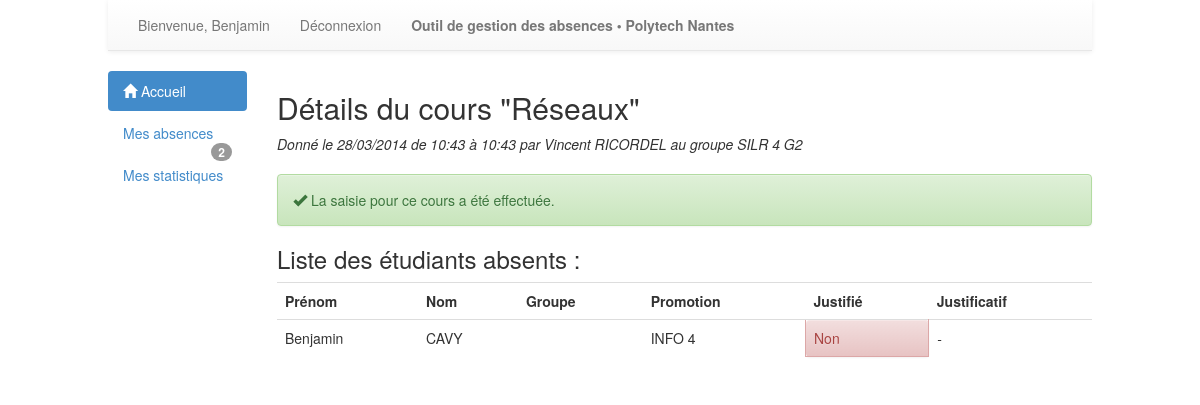
The app's page /cours/5/ (signed in), older data.
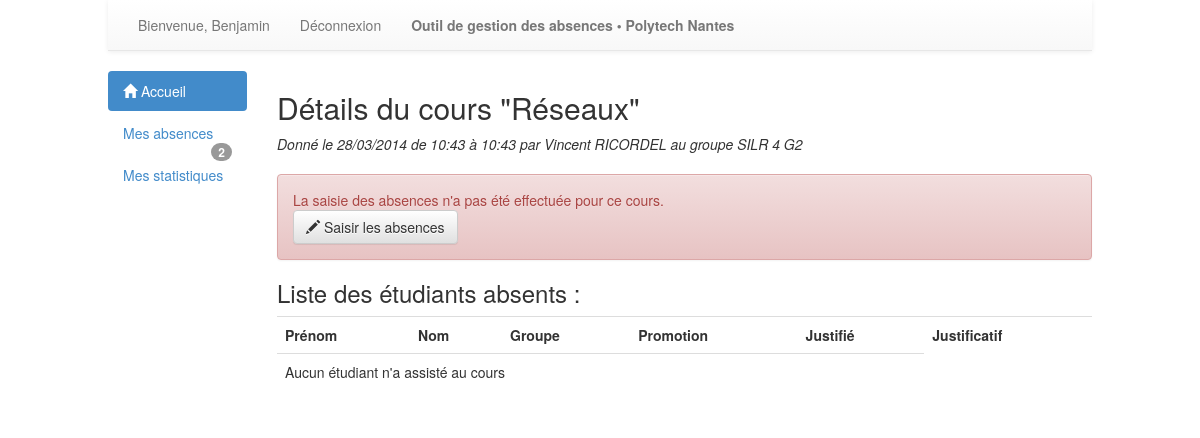
The same page, newer data.
### absences/models.py (models this page shows, shortened)
class Utilisateur(models.Model):
	user = models.OneToOneField(User)

class Enseignant(Utilisateur):
	pass

class Utilisateur(models.Model):
	user = models.OneToOneField(User)

class Groupe(models.Model):
	nom = models.CharField(max_length=200)
	etudiants = models.ManyToManyField(Etudiant, related_name='membresGroupe+')

class Absence (models.Model):
	etudiant = models.ForeignKey(Etudiant)
	cours = models.ForeignKey(Cours)
	justifie = models.BooleanField(default=False)
	justificatif = models.ForeignKey(Justificatif, null=True,blank=True)

class Etudiant(Utilisateur):
	promotion = models.ForeignKey(Promotion)

class Promotion(models.Model):
	nom = models.CharField(max_length=200)
	responsable = models.ForeignKey(Enseignant)
	def __unicode__(self):
		return self.nom

### absences/views.py (the view)
# urls.py: url(r'^cours/(?P<cours_id>\d+)/$', views.consultationCours, name='consultationCours'),
@login_required
def consultationCours(request, cours_id):
	cours = get_object_or_404(Cours, pk=cours_id)
	absences = Absence.objects.filter(cours_id = cours_id)
	return render(request, 'absences/consultationCours.html', {'cours':cours, 'absences':absences})

### absences/context_processor.py (called while the page is built)
def getNombres (request):
	nb = {}
	nb['absences'] = 0
	nb['nonSaisis'] = 0
	try:
		etudiant = Etudiant.objects.get(user=request.user)
		nb['absences'] = Absence.objects.filter(etudiant = etudiant, justifie = False).count()
	except:
		nb['absences'] = 0
		try:
			enseignant = Enseignant.objects.get(user=request.user)
			cours = Cours.objects.filter(donne_par = enseignant, saisieEffectuee = False, dateFin__lte = datetime.now())
			nb['nonSaisis'] = cours.count()
		except:
			nb['nonSaisis'] = 0
	return {'nb':nb}

### absences/templates/absences/consultationCours.html (shortened to what this page needs)
{% extends 'general.html' %}
{% block content %}
	<h2>Détails du cours "{{cours.matiere.intitule}}"</h2>
	<div style="margin-bottom:20px;">
		<p><em>
			Donné le {{ cours.dateDebut|date:"d/m/Y" }} de {{ cours.dateDebut|time:"H:i" }} à {{ cours.dateFin|time:"H:i"}}
			par
			{% for enseignant in cours.donne_par.all %}
				{{enseignant.user.first_name}} {{enseignant.user.last_name}}
			{% endfor %}
			au groupe
			{% for groupe in cours.donne_a.all %} {{groupe.nom}}{% if not forloop.last %}, {%endif%}{% endfor %}
		</em></p>
	</div>
{% if cours.saisieEffectuee%}
<div class="alert alert-success">
	<p><span class="glyphicon glyphicon-ok"></span>
 La saisie pour ce cours a été effectuée.</p>
</div>
{% else %}
<div class="alert alert-danger">
	<p>La saisie des absences n'a pas été effectuée pour ce cours.<br />
		<a href="{% url 'absences:saisieAbsences' cours.id %}" title="Saisir les absences"><button type="button" class="btn btn-default">
			<span class="glyphicon glyphicon-pencil"></span>
			Saisir les absences
		</button></a>
	</p>
</div>
{% endif %}
	<div>
		<h3>Liste des étudiants absents :</h3>
		<table class="table table-hover">
			<tr>
				<th>Prénom</th>
				<th>Nom</th>
				<th>Groupe</th>
				<th>Promotion</th>
				<th>Justifié</th>
				<th>Justificatif</th>
			</tr>
			{% for absence in absences.all %}
			<tr>
				<td>{{absence.etudiant.user.first_name}}</td>
				<td>{{absence.etudiant.user.last_name}}</td>
				<td>{{cours.donne_a.nom}}</td>
				<td>{{absence.etudiant.promotion}}</td>
				{% if absence.justifie %}
					<td class="alert alert-success">Oui</td>
				{% else %}
					<td class="alert alert-danger">Non</td>
				{% endif %}
				<td>
					{% if not absence.justifie %}
						{% if perms.absences.can_ajouterJustificatif %}
							<a href="{% url 'absences:ajouteJustificatif' absence.id 'consultationCours' cours.id %}" class="btn btn-primary btn-sm" role="button">Ajouter un justificatif</a></td>
						{% else %}
						-
						{%endif%}
					{% else %}
					<a href="#" class="btn btn-primary btn-sm" data-toggle="modal" data-target="#justificatifPopup" role="button" onclick="remplirPopupJustificatif({{absence.id}});">Voir le justificatif</a></td>
					{% endif %}
			</tr>
			{% empty %}
			<tr>
				<td colspan="5">Aucun étudiant n'a assisté au cours</td>
			</tr>
			{% endfor %}
	</table>
{%endblock%}

Row changes from the older to the newer data that the page shows:
removed Absence: etudiant.user.first_name "Benjamin", etudiant.user.last_name "CAVY", etudiant.promotion "INFO 4", justifie "Non"
changed Cours "Réseaux": saisieEffectuee True → False (drawn)
Text that changed along with them:
text no longer shown: "La saisie pour ce cours a été effectuée."
text now shown: "La saisie des absences n'a pas été effectuée pour ce cours. Saisir les absences Aucun étudiant n'a assisté au cours"
